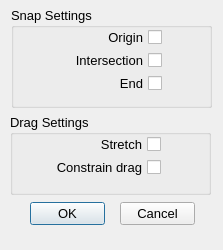
<?xml version="1.0" encoding="UTF-8"?>
<ui version="4.0">
 <class>SnapMask_Dialog</class>
 <widget class="QDialog" name="SnapMask_Dialog">
  <property name="geometry">
   <rect>
    <x>0</x>
    <y>0</y>
    <width>223</width>
    <height>250</height>
   </rect>
  </property>
  <property name="minimumSize">
   <size>
    <width>223</width>
    <height>250</height>
   </size>
  </property>
  <property name="maximumSize">
   <size>
    <width>223</width>
    <height>250</height>
   </size>
  </property>
  <property name="font">
   <font>
    <pointsize>10</pointsize>
   </font>
  </property>
  <property name="windowTitle">
   <string>Snap and Drag Settings</string>
  </property>
  <widget class="QPushButton" name="_2">
   <property name="geometry">
    <rect>
     <x>120</x>
     <y>202</y>
     <width>75</width>
     <height>23</height>
    </rect>
   </property>
   <property name="text">
    <string>Cancel</string>
   </property>
   <property name="autoDefault">
    <bool>false</bool>
   </property>
  </widget>
  <widget class="QPushButton" name="_1">
   <property name="geometry">
    <rect>
     <x>30</x>
     <y>202</y>
     <width>75</width>
     <height>23</height>
    </rect>
   </property>
   <property name="text">
    <string>OK</string>
   </property>
   <property name="default">
    <bool>true</bool>
   </property>
  </widget>
  <widget class="QGroupBox" name="groupBox">
   <property name="geometry">
    <rect>
     <x>11</x>
     <y>7</y>
     <width>201</width>
     <height>101</height>
    </rect>
   </property>
   <property name="font">
    <font>
     <pointsize>10</pointsize>
    </font>
   </property>
   <property name="title">
    <string>Snap Settings</string>
   </property>
   <widget class="QCheckBox" name="_100">
    <property name="enabled">
     <bool>true</bool>
    </property>
    <property name="geometry">
     <rect>
      <x>30</x>
      <y>20</y>
      <width>121</width>
      <height>20</height>
     </rect>
    </property>
    <property name="font">
     <font>
      <pointsize>10</pointsize>
     </font>
    </property>
    <property name="layoutDirection">
     <enum>Qt::RightToLeft</enum>
    </property>
    <property name="autoFillBackground">
     <bool>false</bool>
    </property>
    <property name="text">
     <string>Origin</string>
    </property>
    <property name="checkable">
     <bool>true</bool>
    </property>
    <property name="checked">
     <bool>false</bool>
    </property>
    <property name="tristate">
     <bool>false</bool>
    </property>
   </widget>
   <widget class="QCheckBox" name="_101">
    <property name="enabled">
     <bool>true</bool>
    </property>
    <property name="geometry">
     <rect>
      <x>30</x>
      <y>43</y>
      <width>121</width>
      <height>20</height>
     </rect>
    </property>
    <property name="font">
     <font>
      <pointsize>10</pointsize>
     </font>
    </property>
    <property name="layoutDirection">
     <enum>Qt::RightToLeft</enum>
    </property>
    <property name="autoFillBackground">
     <bool>false</bool>
    </property>
    <property name="text">
     <string>Intersection</string>
    </property>
    <property name="checkable">
     <bool>true</bool>
    </property>
    <property name="checked">
     <bool>false</bool>
    </property>
    <property name="tristate">
     <bool>false</bool>
    </property>
   </widget>
   <widget class="QCheckBox" name="_102">
    <property name="enabled">
     <bool>true</bool>
    </property>
    <property name="geometry">
     <rect>
      <x>30</x>
      <y>66</y>
      <width>121</width>
      <height>20</height>
     </rect>
    </property>
    <property name="font">
     <font>
      <pointsize>10</pointsize>
     </font>
    </property>
    <property name="layoutDirection">
     <enum>Qt::RightToLeft</enum>
    </property>
    <property name="autoFillBackground">
     <bool>false</bool>
    </property>
    <property name="text">
     <string>End</string>
    </property>
    <property name="checkable">
     <bool>true</bool>
    </property>
    <property name="checked">
     <bool>false</bool>
    </property>
    <property name="tristate">
     <bool>false</bool>
    </property>
   </widget>
  </widget>
  <widget class="QGroupBox" name="groupBox_2">
   <property name="geometry">
    <rect>
     <x>10</x>
     <y>114</y>
     <width>201</width>
     <height>81</height>
    </rect>
   </property>
   <property name="font">
    <font>
     <pointsize>10</pointsize>
    </font>
   </property>
   <property name="title">
    <string>Drag Settings</string>
   </property>
   <widget class="QCheckBox" name="_103">
    <property name="enabled">
     <bool>true</bool>
    </property>
    <property name="geometry">
     <rect>
      <x>30</x>
      <y>20</y>
      <width>121</width>
      <height>20</height>
     </rect>
    </property>
    <property name="font">
     <font>
      <pointsize>10</pointsize>
     </font>
    </property>
    <property name="layoutDirection">
     <enum>Qt::RightToLeft</enum>
    </property>
    <property name="autoFillBackground">
     <bool>false</bool>
    </property>
    <property name="text">
     <string>Stretch</string>
    </property>
    <property name="checkable">
     <bool>true</bool>
    </property>
    <property name="checked">
     <bool>false</bool>
    </property>
    <property name="tristate">
     <bool>false</bool>
    </property>
   </widget>
   <widget class="QCheckBox" name="_104">
    <property name="enabled">
     <bool>true</bool>
    </property>
    <property name="geometry">
     <rect>
      <x>30</x>
      <y>43</y>
      <width>121</width>
      <height>20</height>
     </rect>
    </property>
    <property name="font">
     <font>
      <pointsize>10</pointsize>
     </font>
    </property>
    <property name="layoutDirection">
     <enum>Qt::RightToLeft</enum>
    </property>
    <property name="autoFillBackground">
     <bool>false</bool>
    </property>
    <property name="text">
     <string>Constrain drag</string>
    </property>
    <property name="checkable">
     <bool>true</bool>
    </property>
    <property name="checked">
     <bool>false</bool>
    </property>
    <property name="tristate">
     <bool>false</bool>
    </property>
   </widget>
  </widget>
 </widget>
 <tabstops>
  <tabstop>_100</tabstop>
  <tabstop>_101</tabstop>
  <tabstop>_102</tabstop>
  <tabstop>_103</tabstop>
  <tabstop>_104</tabstop>
  <tabstop>_1</tabstop>
  <tabstop>_2</tabstop>
 </tabstops>
 <resources/>
 <connections/>
</ui>
